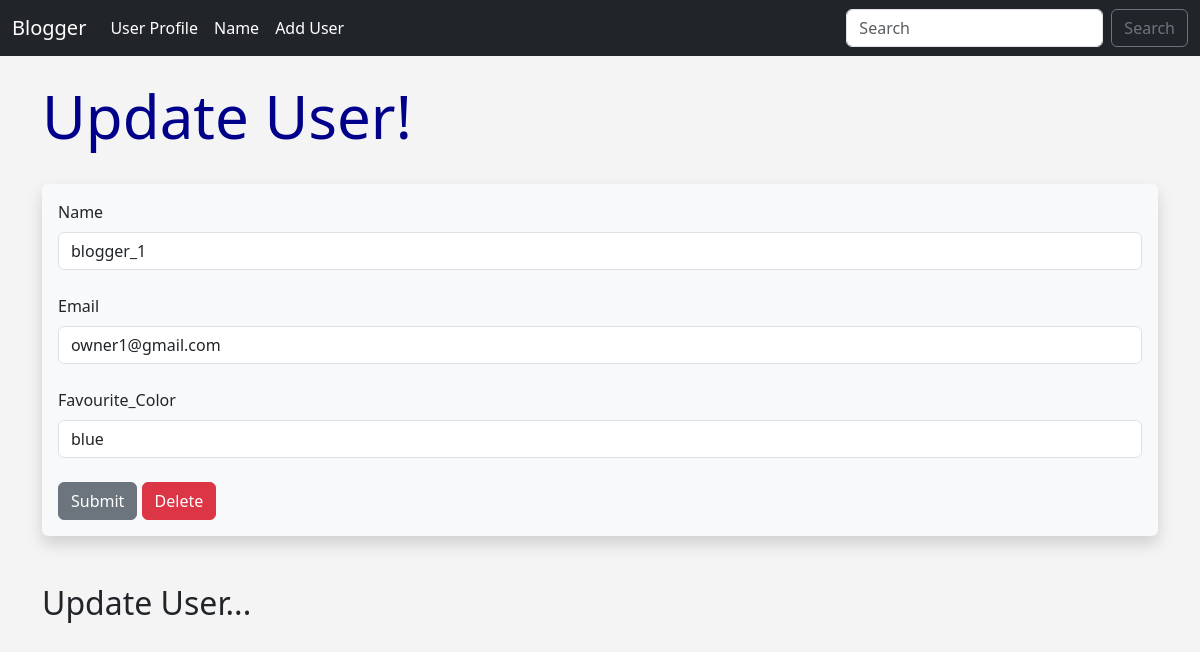
Screenshot of /update/1 with the database file from the repository.
### app.py (models this page shows, shortened)
class Users(db.Model):
    id = db.Column(db.Integer, primary_key=True)
    name = db.Column(db.String(180), nullable=False)
    email = db.Column(db.String(120), nullable=False, unique=True)
    favourite_color = db.Column(db.String(50))
    date_added = db.Column(db.DateTime, default=datetime.utcnow)

### app.py (the view, shortened to what this page needs)
@app.route('/update/<int:id>', methods=['GET', 'POST'])
def update(id):
    form = UserForm()
    name_to_update = Users.query.get_or_404(id)
    form = UserForm(obj=name_to_update)
    return render_template('update.html',
                           form=form,
                           name_to_update=name_to_update,
                           id = id)

### app.py
class UserForm(FlaskForm):
    name = StringField("Name", validators=[
        DataRequired(message="Name is required.")
    ])
    email = StringField("Email", validators=[
        DataRequired(message="Email is required."),
        Email(message="Invalid email address.")
    ])
    favourite_color = StringField('Favourite_Color')
    submit = SubmitField("Submit")

### templates/update.html (shortened to what this page needs)
{% extends 'base.html' %}
{% block content %}
{% if name %}
{% else %}
    <h1>Update User!</h1>
    <br/>
    <div class="shadow p-3 mb-5 bg-body-tertiary rounded">
<form action="{{ url_for('update', id=name_to_update.id) }}" method="POST">
    <div class="form-group">
        {{ form.name.label(class="form-label") }}
        {{ form.name(class="form-control") }}
        <br/>
        {{ form.email.label(class="form-label") }}
        {{ form.email(class="form-control") }}
        <br/>
        {{ form.favourite_color.label(class="form-label") }}
        {{ form.favourite_color(class="form-control") }}
        <br/>
        {{ form.submit(class="btn btn-secondary") }}
         <a href="{{ url_for('delete', id=id ) }}" class="btn btn-danger">Delete</a>
    </div>
</form>
    </div>
    <h2>Update User...</h2>
{% endif %}
{% endblock %}

### static/css/style.css (style rules this page uses)
h1 { color: darkblue; font-size: 60px; }
body { background: #f4f4f4; }

### rows the page displays
Users: name "blogger_1", email "owner1@gmail.com", favourite_color "blue"
